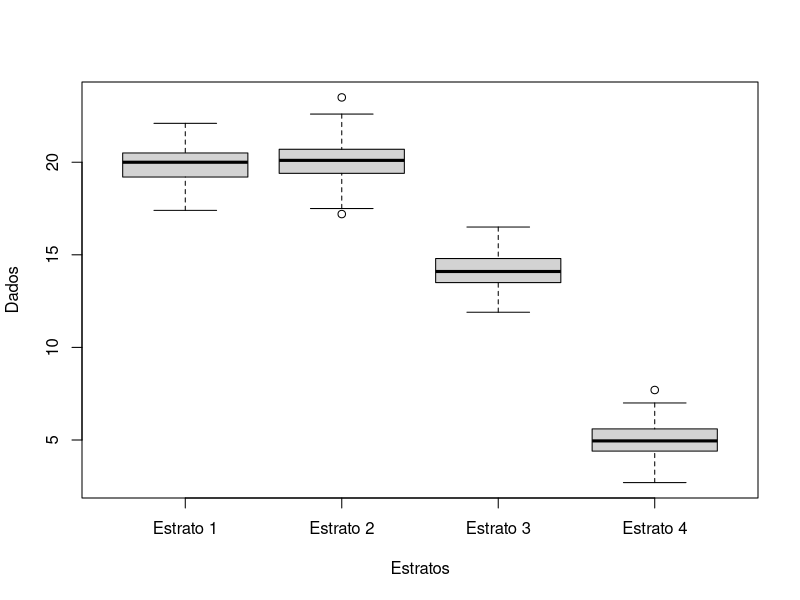

This chart was generated by the following R code:
### Exercicio para casa: Analise de Variancia


## EXERCICIO 1


# Voce e um consultor ambiental e foi contratado para um determinado empreendimento.Para realizar os estudos, voce estratificou
# a area experimental em 4 estratos, e amostrou 200 arvores em cada estrato. Agora voce necessita saber se os estratos
# são signicativamente diferentes em relacao ao volume vegetal coletado, e quais estratos diferem entre si, para que as
# analises prossigam.
# Responda essas questoes com os metodos estatisticos adequados.
# OBS: Nao esqueca de responder as questoes levantadas apontando a hipotese nula e alternativa se for realizado um teste
# de hipoteses
# A planilha com os dados REFERENTES A ESSA QUESTAO e o exercicio-anova-1.xlsx

#inserindo dados
library(readxl)
exercicio_anova_1 <- read_excel("exercicio-anova-1.xlsx")
#transformando os dados em dados numericos
exercicio_anova_1$dados=as.numeric(exercicio_anova_1$dados)
#visualizacao dos dados
View(exercicio_anova_1)
#transformando a tabela de dados em data frame
exercicio_anova_1<-data.frame(exercicio_anova_1$dados, exercicio_anova_1$estratos)

#variavel dependente(continua)/divisao dos dados numericos em estratos
estrato1<-exercicio_anova_1$exercicio_anova_1.dados[1:200]
estrato2<-exercicio_anova_1$exercicio_anova_1.dados[201:400]
estrato3<-exercicio_anova_1$exercicio_anova_1.dados[401:600]
estrato4<-exercicio_anova_1$exercicio_anova_1.dados[601:800]
exercicio_anova_1.dados<-c(estrato1,estrato2,estrato3,estrato4)

#variavel independente(categorica)
exercicio_anova_1$exercicio_anova_1.estratos<- rep(c("Estrato 1","Estrato 2","Estrato 3","Estrato 4"),each=200)

#para visualizar os dados
str(exercicio_anova_1)
boxplot(exercicio_anova_1.dados~exercicio_anova_1.estratos,data=exercicio_anova_1 ,
        order=c("Estrato 1","Estrato 2", "Estrato 3","Estrato 4") , color="black" ,
        ylab="Dados", xlab="Estratos")

#teste de normalidade (H0: distribuicao normal; H1: populacao nao distribuida normalmente.)
shapiro.test(estrato1)
#estrato1 distribuido normalmente (p>0.05)
shapiro.test(estrato2)
#estrato2 distribuido normalmente (p>0.05)
shapiro.test(estrato3)
#estrato3 distribuido normalmente (p>0.05)
shapiro.test(estrato4)
#estrato4 distribuido normalmente (p>0.05)

#teste de homoscedascidade/homogeinidade das variancias (H0:variancias homogeneas; H1: variancias nao homogeneas)
library(car)
leveneTest(exercicio_anova_1.dados~exercicio_anova_1.estratos, data=exercicio_anova_1, center=mean)
#as variancias são homogeneas (p>0.05)

#teste ANOVA (H0:nao ha diferenca siginificativa; H1:ha diferenca significativa)
testeanova <- aov(exercicio_anova_1.dados~exercicio_anova_1.estratos, data=exercicio_anova_1)
summary(testeanova)
#existe diferenca significativa entre as medias dos estratos (p<0.05)

## EXERCICIO 2



# Em um laboratorio foi realizada a coleta de plasma sanguineo de 20 pequenos roedores, e o grupo de pesquisa quer
# saber se determinado hormonio afeta o nivel de plasma sanguineo, se ha diferenca entre esse nivel para machos e 
# femeas e se existe diferenca entre machos e femeas na presenca de hormonio e/ou na ausencia dele.
# Responda as questoes levantadas utilizando metodos estatisticos adequados


# A planilha com os dados REFERENTES A ESSA QUESTAO e o exercicio-anova-2.xlsx


# OBS: Nao esqueca de responder as questoes levantadas apontando a hipotese nula e alternativa se for realizado um teste
# de hipoteses


# OBS 2: Na coluna "tratamentos", o numero 1 significa  "presenca do hormonio" e o numero 2"ausencia do hormonio";
# Na coluna "sexo", o numero 1 significa "macho" e o numero 2 "femea".

library(readxl)
exercicio_anova_2 <- read_excel("exercicio-anova-2.xlsx")
View(exercicio_anova_2)

#variaveis
ausencia<-exercicio_anova_2$Plasma[1:10]
presenca<-exercicio_anova_2$Plasma[11:20]

#teste de normalidade para o níveis de plasma em relacao aos tratamentos 
#(H0: distribuicao normal; H1: populacao nao distribuida normalmente.)
shapiro.test(ausencia)
shapiro.test(presenca)
#dados distribuidos normalmente (p>0.05)

#teste de normalidade para os niveis de plasma em relacao ao sexo
#(H0: distribuicao normal; H1: populacao nao distribuida normalmente.)
shapiro.test(exercicio_anova_2[exercicio_anova_2$Sexo =="1",]$Plasma)
shapiro.test(exercicio_anova_2[exercicio_anova_2$Sexo =="2",]$Plasma)
#dados distribuidos normalmente (p>0.05)

#teste de homoscedacidade
#(H0:variancias homogeneas; H1: variancias nao homogeneas)
library(car)
leveneTest(exercicio_anova_2$Plasma, group = exercicio_anova_2$Sexo, center=mean)
leveneTest(exercicio_anova_2$Plasma, group =,exercicio_anova_2$Tratamento, center=mean)
#variancia dos dados em relacao ao sexo sao homogeneas
#variancia dos dados em relacao ao tratamento nao sao homogeneas

plasma<-exercicio_anova_2$Plasma
tratamento<-exercicio_anova_2$Tratamento
sexo<-exercicio_anova_2$Sexo
factor(tratamento)
factor(sexo)
#teste de ANOVA
testeanova <- aov(plasma~tratamento+sexo+tratamento:sexo, data=exercicio_anova_2)
summary(testeanova)
#o tratamento afeta o nivel de plasma (p<0.05)
#nao ha diferenca no nivel de plasma para machos e femeas (p>0.05)
#nao ha interaçao entre sexo do roedor e nivel do plasma do tratamento (p>0.05)